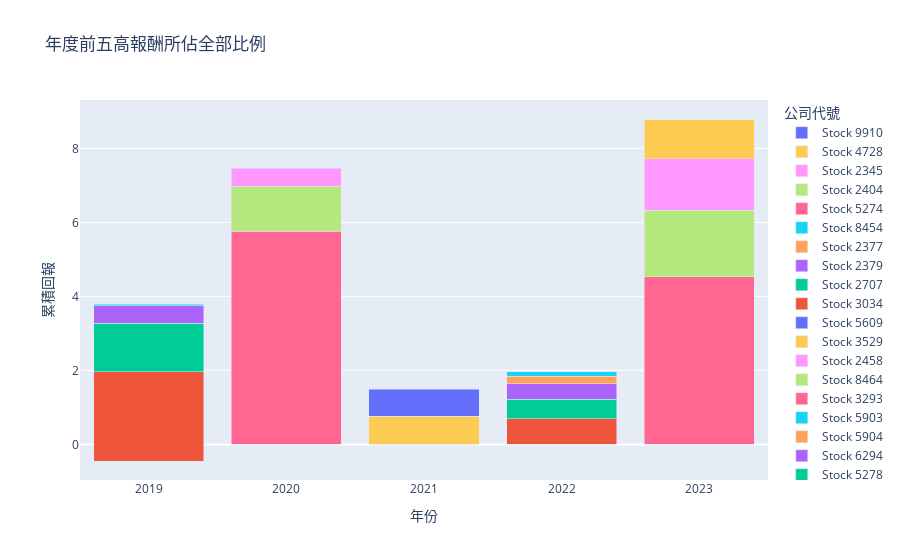

The notebook cell this image was saved under:
### Code cell
import pandas as pd
import plotly.graph_objects as go


trades_df = report.trades
trades_df["cum_return"] =  (1 + trades_df['return']).groupby(trades_df['stock_id']).cumprod() - 1
trades_df = trades_df.groupby('stock_id').last()
trades_df = trades_df.reset_index()

# 假設您有一個 DataFrame，命名為 df，其中包含每次交易的股票、收益等信息

# 設定 entry_date 的型態為 datetime
trades_df['entry_date'] = pd.to_datetime(trades_df['entry_date'])

# 提取年份資訊
trades_df['year'] = trades_df['entry_date'].dt.year
topN = 5
grouped = trades_df.groupby(['year', 'stock_id'])['cum_return'].last().reset_index()


# 假设 trades_df 已经包含 'year', 'stock_id', 和 'cum_return'
# 先按照股票和年份分组计算每年每只股票的累积回报
topN = 5
grouped = trades_df.groupby(['year', 'stock_id'])['cum_return'].last().reset_index()

# 对每年的数据进行处理，选择前N只和其他股票的总和
def process_year_group(group):
    top_stocks = group.nlargest(topN, 'cum_return')
    # 计算其他股票的总和
    other_total = group[~group['stock_id'].isin(top_stocks['stock_id'])]['cum_return'].sum()
    # 将其他股票的总和作为一行添加进来
    other_row = pd.DataFrame({'year': [group['year'].iloc[0]],
                              'stock_id': ['其他'],
                              'cum_return': [other_total]})
    return pd.concat([top_stocks, other_row], ignore_index=True)

# 应用上述函数
final_data = grouped.groupby('year').apply(process_year_group).reset_index(drop=True)
fig = go.Figure()

# 首先添加“其他”类别的条形图追踪
other_data = final_data[final_data['stock_id'] == '其他']
if not other_data.empty:
    fig.add_trace(go.Bar(
        x=other_data['year'],
        y=other_data['cum_return'],
        name='其他',
        marker=dict(
            color='white',  # 设置填充颜色为白色
            pattern_shape="/"  # 设置填充图案为斜线
        )
    ))

# 然后添加其他股票的追踪
for stock_id in final_data['stock_id'].unique():
    if stock_id != '其他':
        stock_data = final_data[final_data['stock_id'] == stock_id]
        fig.add_trace(go.Bar(
            x=stock_data['year'],
            y=stock_data['cum_return'],
            name=f'Stock {stock_id}'
        ))

fig.update_layout(
    barmode='stack',
    title='年度前五高報酬所佔全部比例',
    xaxis=dict(title='年份'),
    yaxis=dict(title='累積回報'),
    legend_title="公司代號"
)

fig.show()

### Figure 1 — Plotly figure (JSON) as saved in the notebook; plotly's stock layout.template omitted (floating-point values rounded to 4 significant figures)
{"data": [{"marker": {"color": "white", "pattern": {"shape": "/"}}, "name": "其他", "type": "bar", "x": [2019, 2020, 2021, 2022, 2023], "y": [-0.4489, 0, 0, 0, 0]}, {"name": "Stock 6409", "type": "bar", "x": [2019], "y": [2.418]}, {"name": "Stock 5278", "type": "bar", "x": [2019], "y": [1.305]}, {"name": "Stock 6294", "type": "bar", "x": [2019], "y": [0.4944]}, {"name": "Stock 5904", "type": "bar", "x": [2019], "y": [0.02406]}, {"name": "Stock 5903", "type": "bar", "x": [2019], "y": [-0.05019]}, {"name": "Stock 3293", "type": "bar", "x": [2020], "y": [5.756]}, {"name": "Stock 8464", "type": "bar", "x": [2020], "y": [1.226]}, {"name": "Stock 2458", "type": "bar", "x": [2020], "y": [0.487]}, {"name": "Stock 3529", "type": "bar", "x": [2021], "y": [0.7617]}, {"name": "Stock 5609", "type": "bar", "x": [2021], "y": [0.7311]}, {"name": "Stock 3034", "type": "bar", "x": [2022], "y": [0.6998]}, {"name": "Stock 2707", "type": "bar", "x": [2022], "y": [0.521]}, {"name": "Stock 2379", "type": "bar", "x": [2022], "y": [0.4171]}, {"name": "Stock 2377", "type": "bar", "x": [2022], "y": [0.2096]}, {"name": "Stock 8454", "type": "bar", "x": [2022], "y": [0.1108]}, {"name": "Stock 5274", "type": "bar", "x": [2023], "y": [4.535]}, {"name": "Stock 2404", "type": "bar", "x": [2023], "y": [1.799]}, {"name": "Stock 2345", "type": "bar", "x": [2023], "y": [1.389]}, {"name": "Stock 4728", "type": "bar", "x": [2023], "y": [1.072]}, {"name": "Stock 9910", "type": "bar", "x": [2023], "y": [-0.007334]}], "layout": {"barmode": "stack", "legend": {"title": {"text": "公司代號"}}, "title": {"text": "年度前五高報酬所佔全部比例"}, "xaxis": {"title": {"text": "年份"}}, "yaxis": {"title": {"text": "累積回報"}}}}
